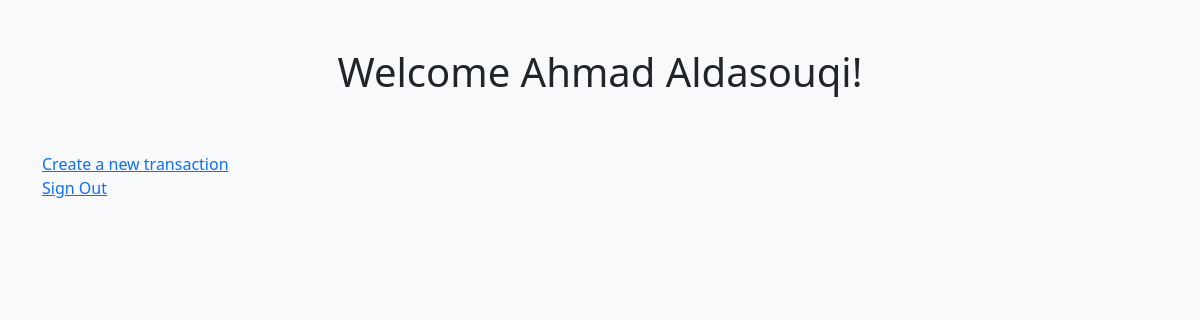
The page /home (signed in) on the database as committed earlier.
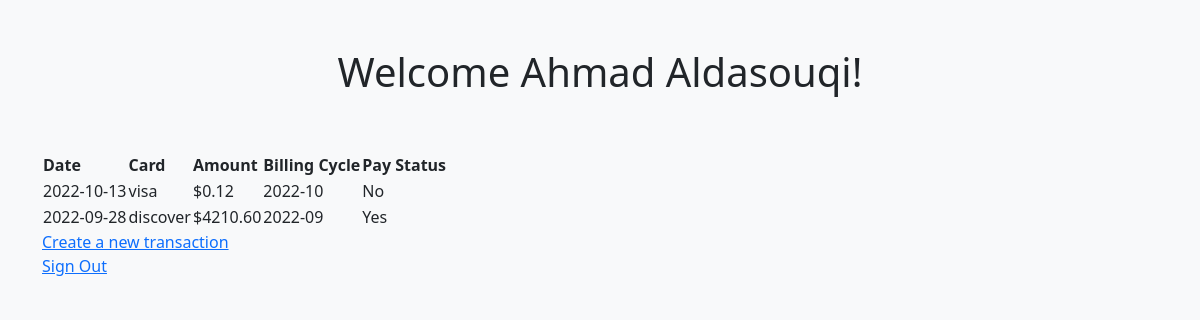
The same page on the database as committed later.
### titanpay/models.py (models this page shows, shortened)
class User(db.Model, UserMixin):
    id = db.Column(db.Integer, primary_key=True)
    username = db.Column(db.String(20), unique=True, nullable=False)
    pword = db.Column(db.String(60), nullable=False, unique=False)
    name = db.Column(db.String(20), unique=False, nullable=False)
    phone = db.Column(db.String(20), nullable=False, unique=False)
    country = db.Column(db.String(20), unique=False, nullable=False)
    address = db.Column(db.String(20), unique=False, nullable=False)
    purchases = db.relationship('Purchase', backref='user', lazy=True)

class Purchase(db.Model):
    id = db.Column(db.Integer, primary_key=True)
    date = db.Column(db.Date, nullable=False)
    card = db.Column(db.String(20), nullable=False)
    amount = db.Column(db.Float, nullable=False)
    cycle = db.Column(db.String(20), nullable=False)
    paid = db.Column(db.Boolean, nullable=False)
    user_id = db.Column(db.Integer, db.ForeignKey('user.id'), nullable=False)

### titanpay/views.py (the view)
@app.route('/home', methods=["GET"])
@login_required
def home():
    return render_template("home.html")

### titanpay/views.py (called while the page is built)
@login_manager.user_loader
def load_user(user_id):
    return User.query.filter_by(id=user_id).first()

### titanpay/templates/home.html (shortened to what this page needs)
{% extends "layout.html" %}
{% block body %}
    <div class="container">
        <div class="py-5 text-center">
            <h1>Welcome {{ current_user.name }}!</h1>
          </div>
        {% with purchases = current_user.purchases %}
            {% if purchases %}
                <table>
                    <tr>
                    <th>Date</th>
                    <th>Card</th>
                    <th>Amount</th>
                    <th>Billing Cycle</th>
                    <th>Pay Status</th>
                    </tr>
                    {% for purchase in purchases %}
                        <tr>
                        <td>{{ purchase.date }}</td>
                        <td>{{ purchase.card }}</td>
                        <td>${{ '{:.2f}'.format(purchase.amount) }}</td>
                        <td>{{ purchase.cycle }}</td>
                        <td>{{ "Yes" if purchase.paid else "No"}}</td>
                        </tr>
                    {% endfor %}
                </table>
            {% endif %}
        {% endwith %}
        <a href="transaction">Create a new transaction</a>
        <br>
        <a href="logout">Sign Out</a>
    </div
{% endblock %}

### titanpay/templates/layout.html (shortened to what this page needs)
<!DOCTYPE html>
<html lang="en">
<head>
    <link href="https://cdn.jsdelivr.net/npm/bootstrap@5.2.2/dist/css/bootstrap.min.css" rel="stylesheet">
</head>
<body class="bg-light">
    {% block body %} {% endblock %}
</body>
</html>

Rows that differ between the two databases and show on the page:
added Purchase: date "2022-10-13", card "visa", amount "0.12", cycle "2022-10", paid "No"
added Purchase: date "2022-09-28", card "discover", amount "4210.60", cycle "2022-09", paid "Yes"
Other text that changed with them:
text now shown: "Date Card Amount Billing Cycle Pay Status"
